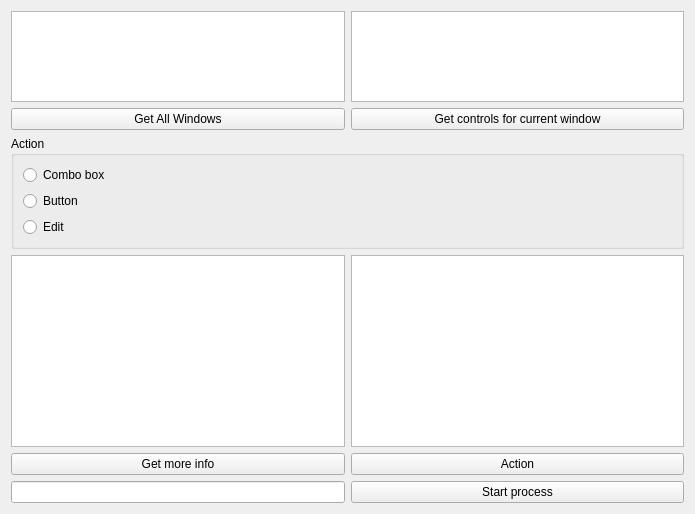
<?xml version="1.0" encoding="UTF-8"?>
<ui version="4.0">
 <class>ActionWindow</class>
 <widget class="QWidget" name="ActionWindow">
  <property name="geometry">
   <rect>
    <x>0</x>
    <y>0</y>
    <width>695</width>
    <height>514</height>
   </rect>
  </property>
  <property name="windowTitle">
   <string>Form</string>
  </property>
  <layout class="QGridLayout" name="gridLayout">
   <item row="0" column="0">
    <widget class="QTableWidget" name="windowTableWidget">
     <property name="sizePolicy">
      <sizepolicy hsizetype="Expanding" vsizetype="Expanding">
       <horstretch>0</horstretch>
       <verstretch>1</verstretch>
      </sizepolicy>
     </property>
     <property name="columnCount">
      <number>0</number>
     </property>
     <attribute name="horizontalHeaderCascadingSectionResizes">
      <bool>false</bool>
     </attribute>
    </widget>
   </item>
   <item row="0" column="1">
    <widget class="QTableWidget" name="controlsTableWidget">
     <property name="sizePolicy">
      <sizepolicy hsizetype="Expanding" vsizetype="Expanding">
       <horstretch>0</horstretch>
       <verstretch>1</verstretch>
      </sizepolicy>
     </property>
    </widget>
   </item>
   <item row="1" column="0">
    <widget class="QPushButton" name="allWindowsButton">
     <property name="text">
      <string>Get All Windows</string>
     </property>
    </widget>
   </item>
   <item row="1" column="1">
    <widget class="QPushButton" name="controlsButton">
     <property name="text">
      <string>Get controls for current window</string>
     </property>
    </widget>
   </item>
   <item row="2" column="0" colspan="2">
    <widget class="QGroupBox" name="groupBox">
     <property name="title">
      <string>Action</string>
     </property>
     <layout class="QVBoxLayout" name="verticalLayout">
      <item>
       <widget class="QRadioButton" name="rbCombo">
        <property name="text">
         <string>Combo box</string>
        </property>
       </widget>
      </item>
      <item>
       <widget class="QRadioButton" name="rbButton">
        <property name="text">
         <string>Button</string>
        </property>
       </widget>
      </item>
      <item>
       <widget class="QRadioButton" name="rbEdit">
        <property name="text">
         <string>Edit</string>
        </property>
       </widget>
      </item>
     </layout>
    </widget>
   </item>
   <item row="3" column="0">
    <widget class="QTextEdit" name="infoTextEdit"/>
   </item>
   <item row="3" column="1">
    <widget class="QTextEdit" name="setterTextEdit"/>
   </item>
   <item row="4" column="0">
    <widget class="QPushButton" name="infoButton">
     <property name="text">
      <string>Get more info</string>
     </property>
    </widget>
   </item>
   <item row="4" column="1">
    <widget class="QPushButton" name="textButton">
     <property name="text">
      <string>Action</string>
     </property>
    </widget>
   </item>
   <item row="5" column="0">
    <widget class="QLineEdit" name="processLineEdit"/>
   </item>
   <item row="5" column="1">
    <widget class="QPushButton" name="processButton">
     <property name="text">
      <string>Start process</string>
     </property>
    </widget>
   </item>
  </layout>
 </widget>
 <resources/>
 <connections/>
</ui>
